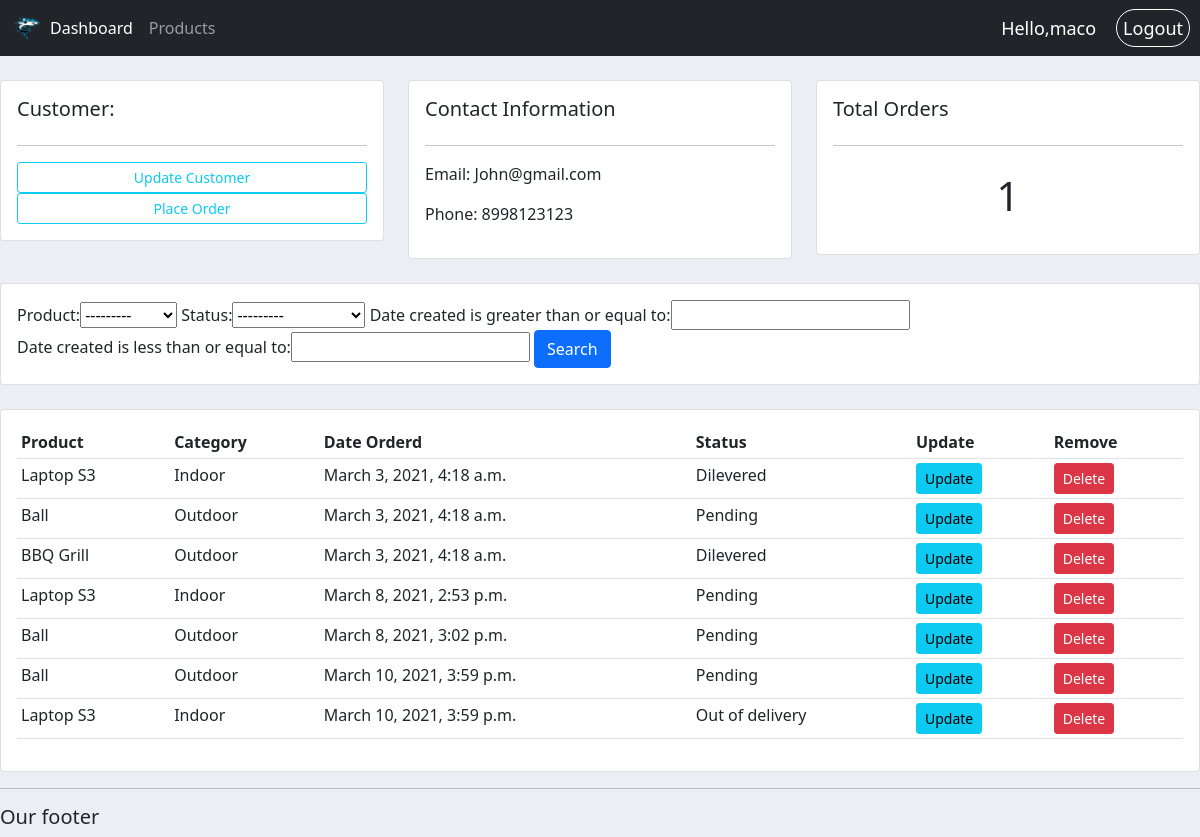
The page /customer/3/ (signed in) on the database its author committed.
### accounts/models.py (models this page shows, shortened)
class Customer(models.Model):
	name = models.CharField(max_length=200, null=True)
	phone = models.CharField(max_length=200, null=True)
	email = models.CharField(max_length=200, null=True)
	date_created = models.DateTimeField(auto_now_add=True)

class Order(models.Model):
	STATUS = (
			('Pending', 'Pending'),
			('Out of delivery', 'Out of delivery'),
			('Dilevered', 'Dilevered'),
		)
	customer = models.ForeignKey(Customer, null=True, on_delete=models.SET_NULL)
	product = models.ForeignKey(Product, null=True, on_delete=models.SET_NULL)
	date_created = models.DateTimeField(auto_now_add=True)
	status = models.CharField(max_length=200, null=True, choices=STATUS)

class Product(models.Model):
	CATAGORY = (
			('Indoor', 'Indoor'),
			('Outdoor', 'Outdoor'),
		)
	name = models.CharField(max_length=200, null=True)
	price = models.FloatField(null=True)
	description = models.CharField(max_length=200, null=True, blank=True)
	date_created = models.DateTimeField(auto_now_add=True)
	category = models.CharField(max_length=200, null=True, choices=CATAGORY)
	tags = models.ManyToManyField(Tag)
	def __str__ (self):
		return self.name

### accounts/views.py (the view)
# urls.py: path('customer/<str:pk_test>/', views.customer, name="customer"),
@login_required(login_url='login')
def customer(request, pk_test):
	customer = Customer.objects.get(id=pk_test)
	orders = customer.order_set.all()
	total_orders = orders.count()
	myFilter = OrderFilter(request.GET, queryset=Order.objects.all())
	orders = myFilter.qs
	context = {
		'customer': customer,
		'orders': orders,
		'total_orders': total_orders,
		'myFilter': myFilter,
	}
	return render(request, 'accounts/customer.html', context)

### accounts/templates/accounts/customer.html
{% extends 'accounts/main.html' %}
{% block content %}
	<br>
<div class="row">
	<div class="col-md">
		<div class="card card-body">
			<h5>Customer:</h5>
			<hr>
			<a class="btn btn-outline-info  btn-sm " href="">Update Customer</a>
			<a  class="btn btn-sm btn-outline-info" href="{% url 'create_order' customer.id %}" >Place Order</a>
		</div>
	</div>
	<div class="col-md">
		<div class="card card-body">
			<h5>Contact Information</h5>
			<hr>
			<p>Email: {{customer.email}}</p>
			<p>Phone: {{customer.phone}}</p>
		</div>
	</div>
	<div class="col-md">
		<div class="card card-body">
			<h5>Total Orders</h5>
			<hr>
			<h1 style="text-align: center;padding: 10px">{{total_orders}}</h1>
		</div>
	</div>
</div>
<br>
<div class="row">
	<div class="col">
		<div class="card card-body">
			<form method="get">
				{{ myFilter.form }}
		    <button class="btn btn-primary" type="submit">Search</button>
		  </form>
		</div>
	</div>
</div>
<br>
<div class="row">
	<div class="col-md">
		<div class="card card-body">
			<table class="table table-sm">
				<tr>
					<th>Product</th>
					<th>Category</th>
					<th>Date Orderd</th>
					<th>Status</th>
					<th>Update</th>
					<th>Remove</th>
				</tr>
				{% for order in orders %}
					<tr>
						<td>{{order.product}}</td>
						<td>{{order.product.category}}</td>
						<td>{{order.date_created}}</td>
						<td>{{order.status}}</td>
						<td><a class="btn btn-sm btn-info" href="{% url 'update_order' order.id %}">Update</a></td>
						<td><a class="btn btn-sm btn-danger" href="{% url 'delete_order' order.id %}">Delete</a></td>
					</tr>
				{% endfor%}
			</table>
		</div>
	</div>
</div>
{% endblock %}

### accounts/templates/accounts/navbar.html (shortened to what this page needs)
{% load static %}
<nav class="navbar navbar-expand-lg navbar-dark bg-dark">
  <div class="container-fluid">
    <img src="{% static 'images/logo.png' %}" id="logo">
    <div class="collapse navbar-collapse" id="navbarNav">
      <ul class="navbar-nav">
        <li class="nav-item">
          <a class="nav-link active" aria-current="page" href="{% url 'home' %}">Dashboard</a>
        </li>
        <li class="nav-item">
          <a class="nav-link" href="{% url 'products'%}">Products</a>
        </li>
      </ul>
    </div>
  </div>
  <span class='great-message'>Hello,{{request.user}} </span>
  <span><a class ="logout" href="{% url 'logout' %}"> Logout</a></span>
</nav>

### static/css/main.css (style rules this page uses)
#logo { width: 30px; height: auto; }
body { background: #ebeff5; }

### accounts/templates/accounts/navbar.html (style rules this page uses)
.great-message { color:white; font-size: 18px; padding-right: 20px; }
.logout { text-decoration: none; color:white; padding:6px; font-size: 18px; margin-right: 10px; border: 1px solid white; border-radius: 20px; }

### rows shown on the page
Customer: email "John@gmail.com", phone "8998123123"
Order: product "Laptop S3", product.category "Indoor", date_created "March 3, 2021, 4:18 a.m.", status "Dilevered"
Order: product "Ball", product.category "Outdoor", date_created "March 3, 2021, 4:18 a.m.", status "Pending"
Order: product "BBQ Grill", product.category "Outdoor", date_created "March 3, 2021, 4:18 a.m.", status "Dilevered"
Order: product "Laptop S3", product.category "Indoor", date_created "March 8, 2021, 2:53 p.m.", status "Pending"
Order: product "Ball", product.category "Outdoor", date_created "March 8, 2021, 3:02 p.m.", status "Pending"
Order: product "Ball", product.category "Outdoor", date_created "March 10, 2021, 3:59 p.m.", status "Pending"
Order: product "Laptop S3", product.category "Indoor", date_created "March 10, 2021, 3:59 p.m.", status "Out of delivery"

### other values the page prints
{{ request.user }} "maco"
{{ total_orders }} "1"
